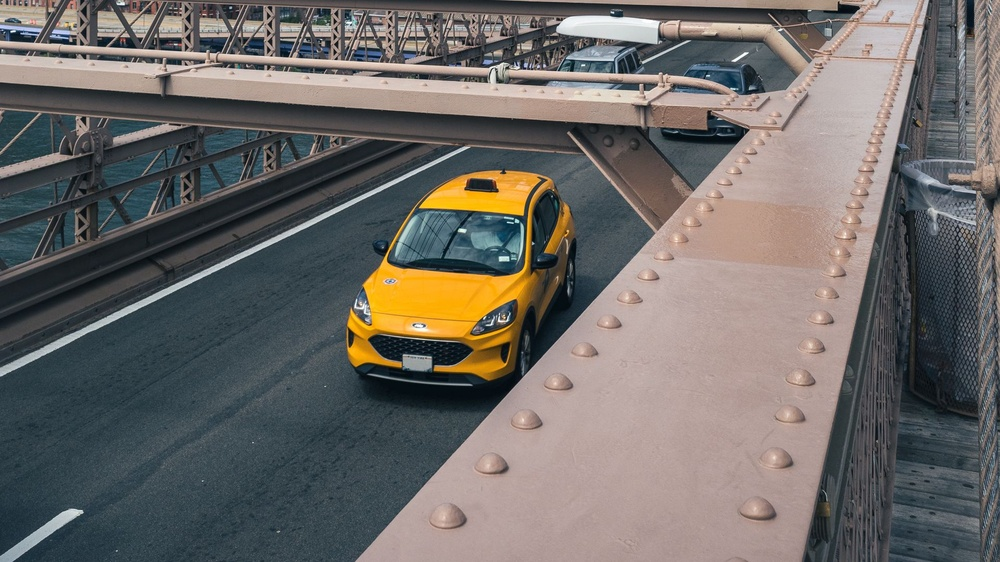
#> input picture Fall/IP/img-34.jpg, 1000 x 562 px, shrunk from 1920 x 1080 before the run
$ python lab-15.py
#> lines starting #> are read from the running program, lines starting #| are printed output that depends on the picture; after the words box and inside, x2 and y2 are one past the last pixel; in counts of white or black regions, pixels touching at a corner belong together
import cv2
import numpy as np

def selectiveMean(image, intensity_range=(100, 135)):

    # Ensure the image is in grayscale
    if len(image.shape) == 3:
        gray_image = cv2.cvtColor(image, cv2.COLOR_BGR2GRAY)
    else:
        gray_image = image

    lower, upper = intensity_range

    mask = (gray_image >= lower) & (gray_image <= upper)

    padded_image = cv2.copyMakeBorder(gray_image, 1, 1, 1, 1, cv2.BORDER_REFLECT)

    result_image = gray_image.copy()

    for i in range(1, padded_image.shape[0] - 1):
        for j in range(1, padded_image.shape[1] - 1):
            if mask[i-1, j-1]:  # Check if the original pixel is within the range
                # Extract the 3x3 neighborhood
                neighborhood = padded_image[i-1:i+2, j-1:j+2]
                # Calculate the mean and update the result image
                result_image[i-1, j-1] = np.mean(neighborhood)

    return result_image

# Example usage

# Load a grayscale image
image = cv2.imread("img-34.jpg", cv2.IMREAD_GRAYSCALE)
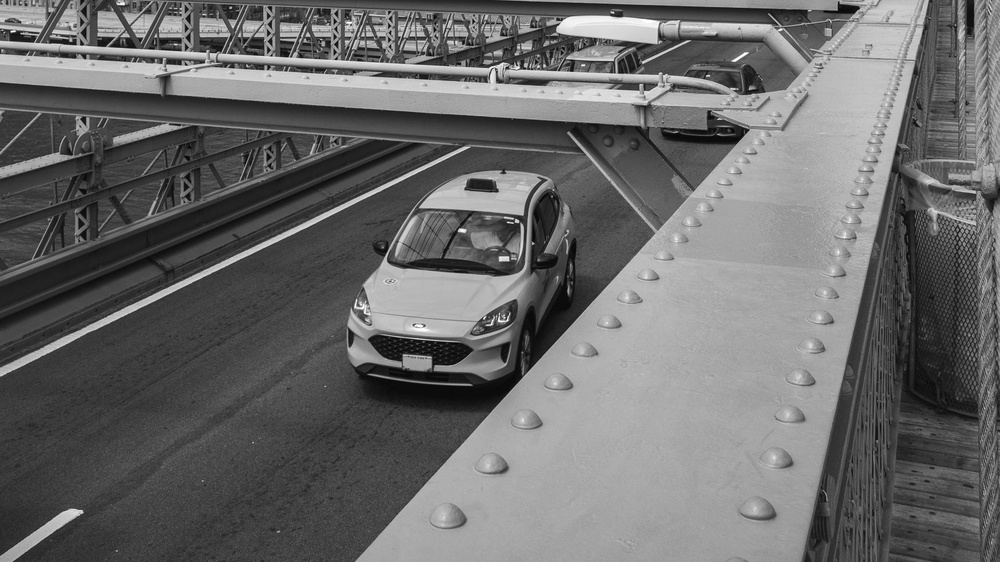
#> image: shape (562, 1000); min 3, max 255, mean 105.9

# Apply the selective mean filter
filtered_image = selectiveMean(image)
#> in selectiveMean, `mask = (gray_image >= lower) & (gray_image <= upper)`:
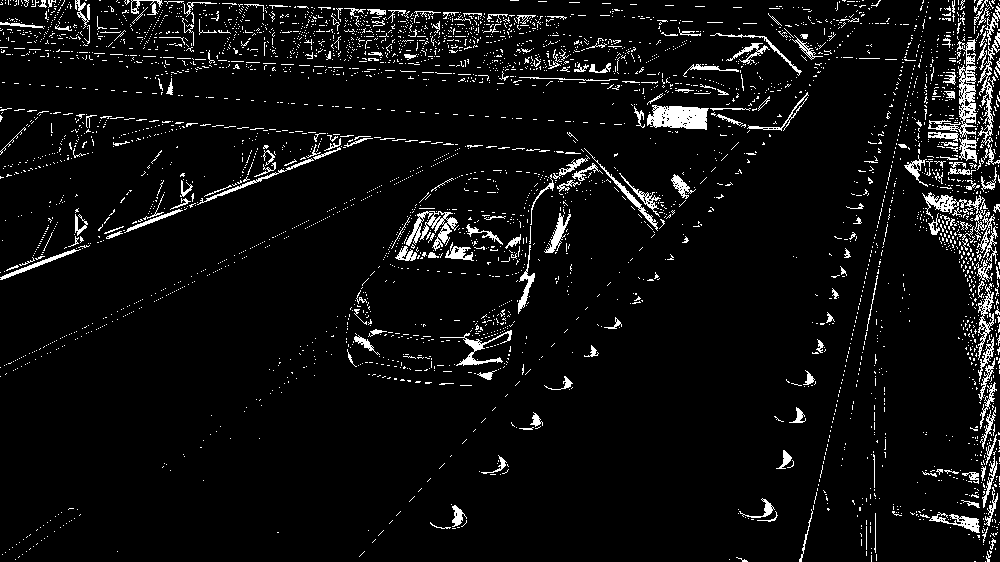
#> mask: shape (562, 1000) bool; 5.7% white in thin lines or dots
#> in selectiveMean, `padded_image = cv2.copyMakeBorder(gray_image, 1, 1, 1, 1, cv2.BORDER_R..`:
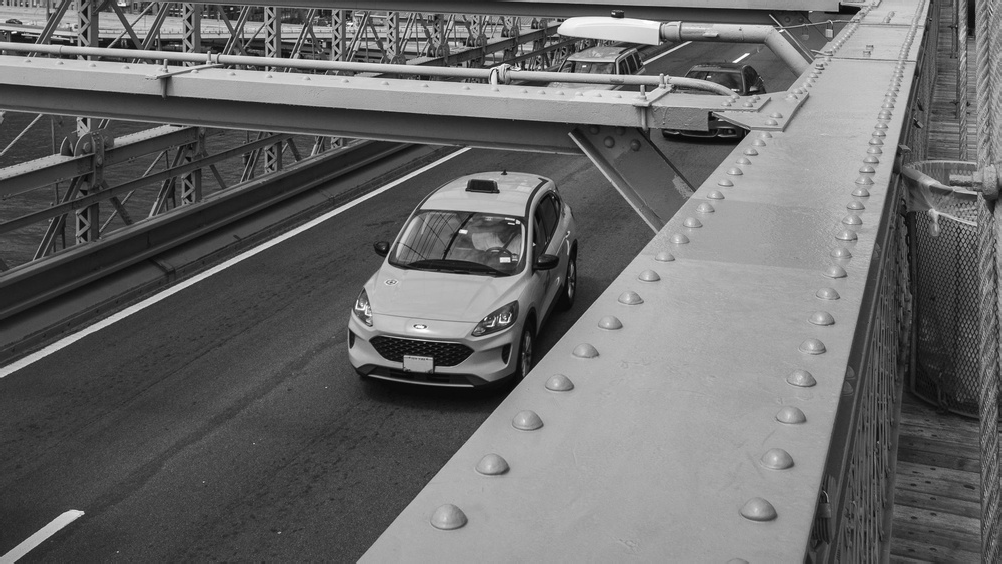
#> padded_image: shape (564, 1002); min 3, max 255, mean 105.9
#> after the loop in selectiveMean, `for i in range(1, padded_image.shape[0] - 1):`:
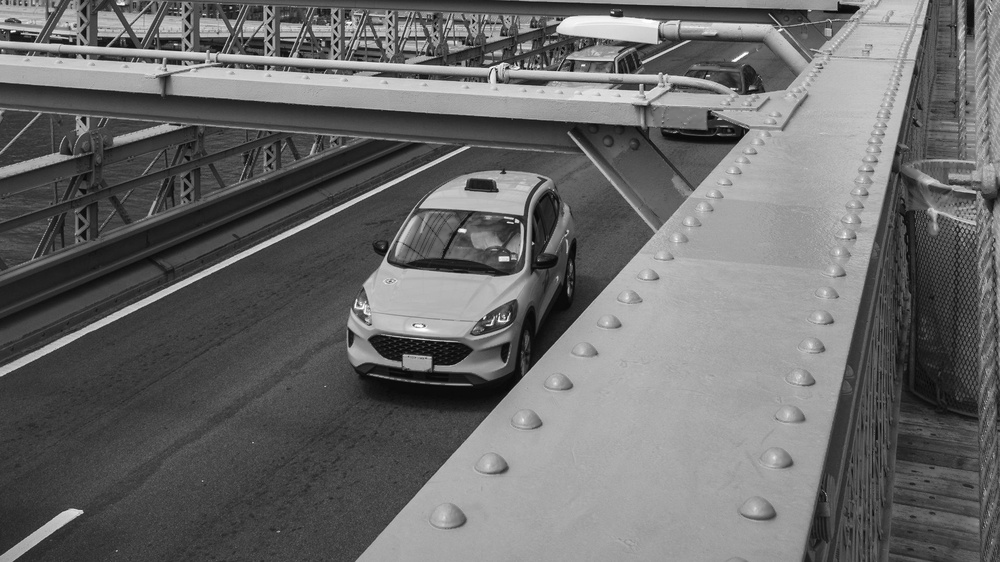
#> result_image: shape (562, 1000); 5.47% of pixels changed, all inside (x1, y1, x2, y2) = (0, 0, 1000, 562)

# Save or display the result
cv2.imwrite("filtered_image.jpg", filtered_image)
cv2.imshow("Filtered Image", filtered_image)
cv2.waitKey(0)
cv2.destroyAllWindows()
